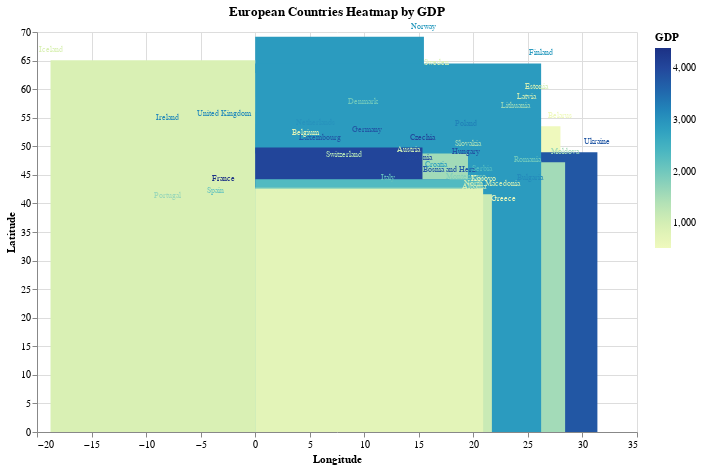

Here is the notebook cell this chart was saved with:
### Code cell
import altair as alt
import geopandas as gpd
import pandas as pd
import random as random

# Load world data
world = gpd.read_file(gpd.datasets.get_path('naturalearth_lowres'))

# Filter for European countries
europe = world[world['continent'] == 'Europe']
europe = europe[europe['name'] != 'Russia']

# Calculate centroids
europe['centroid'] = europe.centroid
europe['lon'] = europe['centroid'].apply(lambda x: x.x)
europe['lat'] = europe['centroid'].apply(lambda x: x.y)

# Sample data attribute (e.g., GDP per country)
# This is mock data; replace with your actual data
europe['GDP'] = pd.Series([random.randint(500, 4500) for _ in range(len(europe))], index=europe.index)

# Convert to pandas DataFrame for use in Altair
europe_df = pd.DataFrame({
    'Country': europe['name'],
    'Longitude': europe['lon'],
    'Latitude': europe['lat'],
    'GDP': europe['GDP']
})

# Create the heatmap
heatmap = alt.Chart(europe_df).mark_rect().encode(
    x='Longitude:Q',
    y='Latitude:Q',
    color='GDP:Q',
    tooltip=['Country:N', 'GDP:Q']
).properties(
    title='European Countries Heatmap by GDP',
    width=600,
    height=400
)

# Add text labels
text = heatmap.mark_text(
    align='center',
    baseline='middle',
    fontSize=8,
    dy=-10  # Adjust this value to position the text correctly within the square
).encode(
    text='Country:N',
    x='Longitude:Q',
    y='Latitude:Q'
)

# Combine layers
final_chart = (heatmap + text).configure_view(
    strokeWidth=0  # Remove grid lines
).project('identity', reflectY=True)

final_chart.display()

### Figure 1 — Vega-Lite specification as saved in the notebook (floating-point values rounded to 4 significant figures)
{"config": {"view": {"continuousWidth": 300, "continuousHeight": 300, "strokeWidth": 0}}, "layer": [{"mark": {"type": "rect"}, "encoding": {"color": {"field": "GDP", "type": "quantitative"}, "tooltip": [{"field": "Country", "type": "nominal"}, {"field": "GDP", "type": "quantitative"}], "x": {"field": "Longitude", "type": "quantitative"}, "y": {"field": "Latitude", "type": "quantitative"}}, "title": "European Countries Heatmap by GDP"}, {"mark": {"type": "text", "align": "center", "baseline": "middle", "dy": -10, "fontSize": 8}, "encoding": {"color": {"field": "GDP", "type": "quantitative"}, "text": {"field": "Country", "type": "nominal"}, "tooltip": [{"field": "Country", "type": "nominal"}, {"field": "GDP", "type": "quantitative"}], "x": {"field": "Longitude", "type": "quantitative"}, "y": {"field": "Latitude", "type": "quantitative"}}, "title": "European Countries Heatmap by GDP"}], "data": {"name": "data-0df5f49f045acc626084c2448984e108"}, "height": 400, "projection": {"reflectY": true, "type": "identity"}, "width": 600, "$schema": "https://vega.github.io/schema/vega-lite/v5.16.3.json", "datasets": {"data-0df5f49f045acc626084c2448984e108": [{"Country": "Norway", "Longitude": 15.47, "Latitude": 69.16, "GDP": 2880}, {"Country": "France", "Longitude": -2.877, "Latitude": 42.46, "GDP": 4389}, {"Country": "Sweden", "Longitude": 16.6, "Latitude": 62.81, "GDP": 900}, {"Country": "Belarus", "Longitude": 27.98, "Latitude": 53.51, "GDP": 521}, {"Country": "Ukraine", "Longitude": 31.37, "Latitude": 48.97, "GDP": 3775}, {"Country": "Poland", "Longitude": 19.31, "Latitude": 52.15, "GDP": 3227}, {"Country": "Austria", "Longitude": 14.08, "Latitude": 47.61, "GDP": 1155}, {"Country": "Hungary", "Longitude": 19.36, "Latitude": 47.2, "GDP": 3847}, {"Country": "Moldova", "Longitude": 28.41, "Latitude": 47.2, "GDP": 1540}, {"Country": "Romania", "Longitude": 24.94, "Latitude": 45.86, "GDP": 2030}, {"Country": "Lithuania", "Longitude": 23.88, "Latitude": 55.28, "GDP": 1647}, {"Country": "Latvia", "Longitude": 24.83, "Latitude": 56.81, "GDP": 1089}, {"Country": "Estonia", "Longitude": 25.82, "Latitude": 58.64, "GDP": 1013}, {"Country": "Germany", "Longitude": 10.29, "Latitude": 51.13, "GDP": 3791}, {"Country": "Bulgaria", "Longitude": 25.2, "Latitude": 42.75, "GDP": 3103}, {"Country": "Greece", "Longitude": 22.72, "Latitude": 39.07, "GDP": 570}, {"Country": "Albania", "Longitude": 20.03, "Latitude": 41.14, "GDP": 1003}, {"Country": "Croatia", "Longitude": 16.57, "Latitude": 45.02, "GDP": 2781}, {"Country": "Switzerland", "Longitude": 8.118, "Latitude": 46.79, "GDP": 1412}, {"Country": "Luxembourg", "Longitude": 5.965, "Latitude": 49.77, "GDP": 3736}, {"Country": "Belgium", "Longitude": 4.581, "Latitude": 50.65, "GDP": 797}, {"Country": "Netherlands", "Longitude": 5.512, "Latitude": 52.3, "GDP": 2991}, {"Country": "Portugal", "Longitude": -8.056, "Latitude": 39.63, "GDP": 1610}, {"Country": "Spain", "Longitude": -3.617, "Latitude": 40.35, "GDP": 2032}, {"Country": "Ireland", "Longitude": -8.01, "Latitude": 53.18, "GDP": 3122}, {"Country": "Italy", "Longitude": 12.14, "Latitude": 42.75, "GDP": 2114}, {"Country": "Denmark", "Longitude": 9.876, "Latitude": 56.06, "GDP": 2007}, {"Country": "United Kingdom", "Longitude": -2.853, "Latitude": 53.91, "GDP": 3105}, {"Country": "Iceland", "Longitude": -18.76, "Latitude": 65.07, "GDP": 932}, {"Country": "Slovenia", "Longitude": 14.94, "Latitude": 46.13, "GDP": 3956}, {"Country": "Finland", "Longitude": 26.21, "Latitude": 64.5, "GDP": 2889}, {"Country": "Slovakia", "Longitude": 19.51, "Latitude": 48.73, "GDP": 1545}, {"Country": "Czechia", "Longitude": 15.33, "Latitude": 49.78, "GDP": 4030}, {"Country": "Bosnia and Herz.", "Longitude": 17.82, "Latitude": 44.18, "GDP": 3720}, {"Country": "North Macedonia", "Longitude": 21.7, "Latitude": 41.61, "GDP": 1139}, {"Country": "Serbia", "Longitude": 20.82, "Latitude": 44.23, "GDP": 2319}, {"Country": "Montenegro", "Longitude": 19.29, "Latitude": 42.79, "GDP": 1814}, {"Country": "Kosovo", "Longitude": 20.9, "Latitude": 42.58, "GDP": 746}]}}
